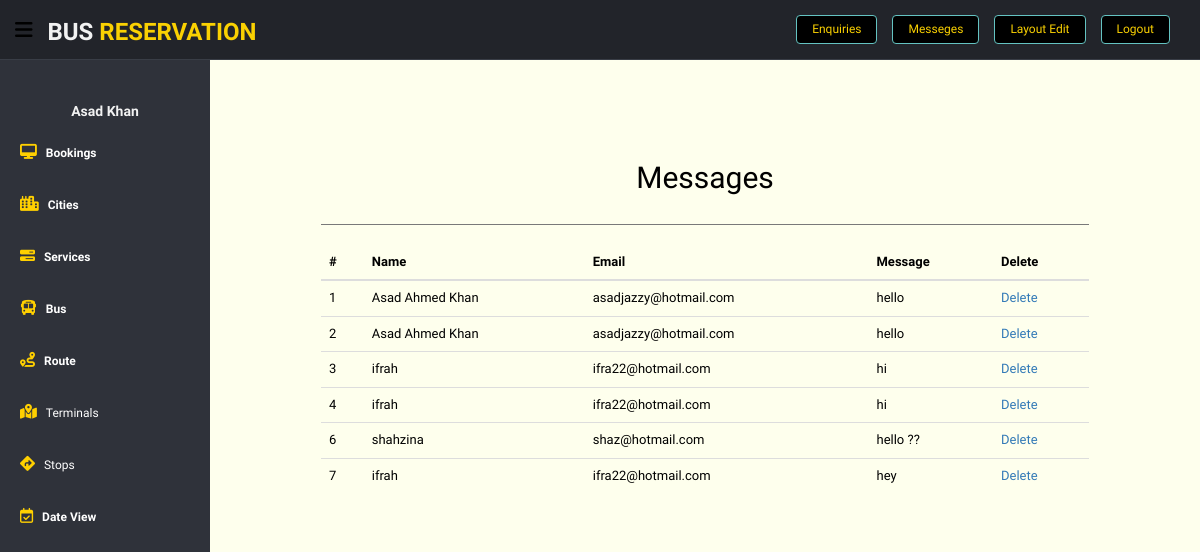
The app's page /Project/layout/dashboard/contactread.php (signed in) with its own data.
### tables this page shows
CREATE TABLE `contact` (
  `Id` int(11) NOT NULL,
  `Name` varchar(50) NOT NULL,
  `Email` varchar(50) NOT NULL,
  `Message` varchar(200) NOT NULL
);

### Project/layout/dashboard/contactread.php (the view, shortened to what this page needs)
<?php
include('dashboard.php');
include('connect.php');
?>
 <section id="main-content">
           <section class="wrapper">
            <center> <div class="content-panel"  style="width:80%;">
            <h2 style="text-align: center;"></i>  Messages </h2>
  <div class="row">
          <div class="col-md-12">
              <hr>
              <table class="table">
                <thead>
                  <tr>
                    <th>#</th>
                    <th>Name</th>
                    <th>Email</th>
                     <th>Message</th>
<th><b> Delete </b></th>
                  </tr>
                </thead>
                <tbody>
<?php
$qas="SELECT * FROM contact";
$sel=mysqli_query($con,$qas);
while($data=mysqli_fetch_assoc($sel)){
echo "<tr>
<td>".$data['Id']."</td>
<td>".$data['Name']."</td>
<td>".$data['Email']."</td>
<td>".$data['Message']."</td>
<td><a href='contactdelete.php?id=$data[Id]'>Delete</a></td>
</tr>";
}
?>
</table>

### Project/layout/dashboard/dashboard.php (shortened to what this page needs)
<!DOCTYPE html>
<html lang="en">
<head>
    <link href="./assetsdashboard/lib/bootstrap/css/bootstrap.min.css" rel="stylesheet">
    <link href="./assetsdashboard/lib/font-awesome/css/font-awesome.css" rel="stylesheet" />
    <link href="./assetsdashboard/css/style.css" rel="stylesheet">
    <link href="./assetsdashboard/css/style-responsive.css" rel="stylesheet">
  <link href="./assetsdashboard/style.css" rel="stylesheet">
</head>
<body style="background-color:#feffed;">
<section id="container">
          <header class="header black-bg">
            <div class="sidebar-toggle-box">
                <div class="fa fa-bars tooltips" data-placement="right" data-original-title="Toggle Navigation"></div>
            </div>
             <a href="index.html" class="logo"><b>BUS<span style="color:#fad102"> RESERVATION</span></b></a>
            <div class="top-menu" >
                <ul class="nav pull-right  top-menu" >
    <li ><a class="logout" href="enquiryread.php"  style="background-color:black; color:#fad102;">Enquiries</a></li>
      <li ><a class="logout " href="contactread.php"  style="background-color:black; color:#fad102;">Messeges</a></li>
<li ><a class="logout " href="aboutread.php"  style="background-color:black; color:#fad102;">Layout Edit</a></li>
 <li ><a class="logout " href="Signout.php" style="background-color:black; color:#fad102">Logout</a></li>
                </ul>
            </div>
        </header>
  <aside >
            <div id="sidebar" style= "color:#fad102" class="nav-collapse " >
               <ul class="sidebar-menu" id="nav-accordion">
          <p class="centered">
          <img src="<?php echo $_SESSION['admin1'];?>" class="img-circle" width="80"></a></p>
          <h5 class="centered"><?php echo $_SESSION['admin'];?></h5>
                    <li class="sub-menu" style="color:white">
                        <a href="javascript:;">
                            <i style="color:#ffd000;"style="color:#ffd000;"class="fa fa-desktop"></i>
                            <span style="color:white"><b>Bookings</b></span>
                        </a>
                    </li>
                    <li class="sub-menu">
                        <a href="javascript:;">
                            <i  style="color:#ffd000;" class="fas fa-city"></i>
                            <span style="color:white"><b>Cities</b></span>
                        </a>
                    </li>
                   <li class="sub-menu">
                        <a href="javascript:;">
                            <i  style="color:#ffd000;" class="fa fa-tasks"></i>
                            <span style="color:white"><b>Services</b></span>
                        </a>
                    </li>
                    <li class="sub-menu" style="color:white">
                        <a href="javascript:;">
                            <i style="color:#ffd000;" class="fa fa-bus"></i>
                            <span style="color:white"><b>Bus</b></span>
                        </a>
                    </li>
                    <li class="sub-menu">
                        <a href="javascript:;">
                            <i style="color:#ffd000;" class="fas fa-route"></i>
                            <span style="color:white"><b>Route</b></span>
                        </a>
                    </li>
   <li class="sub-menu">
                        <a href="javascript:;">
                            <i style="color:#ffd000;" class="fas fa-map-marked-alt"></i>
                            <span  style="color:white">Terminals</span>
                        </a>
                    </li>
                    <li class="sub-menu">
                        <a href="javascript:;">
                            <i style="color:#ffd000;" class="fas fa-directions"></i>
                            <span  style="color:white">Stops</span>
                        </a>
                    </li>
  <li class="sub-menu">
                        <a href="javascript:;">
                            <i style="color:#ffd000;" class="fa fa-calendar-check-o"></i>
                            <span style="color:white"><b>Date View</b></span>
                        </a>
                    </li>
                </ul>
            </div>
        </aside> <section id="main-content">
            <section class="wrapper">
            </section>
    </section>
</body>
</html>

### Project/layout/dashboard/assetsdashboard/css/style.css (style rules this page uses)
body { color: #797979; background: #eaeaea; font-family: 'Ruda', sans-serif; padding: 0px !important; margin: 0px !important; font-size:13px; }
ul li { list-style: none; }
a, a:hover, a:focus { text-decoration: none; outline: none; }
#container { width: 100%; height: 100%; }
hr { margin-top: 20px; margin-bottom: 20px; border: 0; border-top: 1px solid #797979; }
.centered { text-align: center; }
ul.top-menu > li > .logout { color: #f2f2f2; font-size: 12px; border-radius: 4px; -webkit-border-radius: 4px; border: 1px solid #64c3c2 !important; padding: 5px 15px; margin-right: 15px; background: #4ECDC4; margin-top: 15px; }
#sidebar { width: 210px; height: 100%; position: fixed; background: #2f323a; }
#sidebar h5 { color: #f2f2f2; font-weight: 700; }
#sidebar ul li { position: relative; }
ul.sidebar-menu , ul.sidebar-menu li ul.sub { margin: -2px 0 0; padding: 0; }
ul.sidebar-menu { margin-top: 75px; }
ul.sidebar-menu li { margin-bottom: 5px; margin-left:10px; margin-right:10px; }
ul.sidebar-menu li.sub-menu { line-height: 15px; }
ul.sidebar-menu li a span { display: inline-block; }
ul.sidebar-menu li a { color: #aeb2b7; text-decoration: none; display: block; padding: 15px 0 15px 10px; font-size: 12px; outline: none; -webkit-transition: all 0.3s ease; -moz-transition: all 0.3s ease; -o-transition: all 0.3s ease; -ms-transition: all 0.3s ease; transition: all 0.3s ease; }
ul.sidebar-menu li a i { font-size: 15px; padding-right: 6px; }
#main-content { margin-left: 210px; }
.header, .footer { min-height: 60px; padding: 0 15px; }
.header { position: fixed; left: 0; right: 0; z-index: 1002; }
.black-bg { background: #22242a; border-bottom: 1px solid #393d46; }
.wrapper { display: inline-block; margin-top: 60px; padding-left: 15px; padding-right: 15px; padding-bottom: 15px; padding-top: 0px; width: 100%; }
a.logo { font-size: 24px; color: #f2f2f2; float: left; margin-top: 15px; text-transform: uppercase; }
a.logo b { font-weight: 900; }
a.logo span { color: #4ECDC4; }
#top_menu .nav > li, ul.top-menu > li { float: left; }
ul.top-menu > li > a { color: #666666; font-size: 16px; border-radius: 4px; -webkit-border-radius: 4px; border:1px solid #666666 !important; padding: 2px 6px; margin-right: 15px; }
.sidebar-toggle-box { float: left; padding-right: 15px; margin-top: 20px; }
.sidebar-toggle-box .fa-bars { cursor: pointer; display: inline-block; font-size: 20px; }

### Project/layout/dashboard/assetsdashboard/style.css (style rules this page uses)
.logo { display: inline-block; }
html, body, #slideslow-bg, #slideslow-bg div { height: 100%; }

### Project/layout/dashboard/dashboard.php (style rules this page uses)
body { color: black; }
a, a:hover, a:focus { text-decoration: none; outline: none; }
#container { width: 100%; height: 100%; }
hr { margin-top: 20px; margin-bottom: 20px; border: 0; border-top: 1px solid #797979; }
ul.top-menu > li > .logout { font-size: 12px; border-radius: 4px; -webkit-border-radius: 4px; border: 1px solid #64c3c2 !important; padding: 5px 15px; margin-right: 15px; background: #fad102; margin-top: 15px; }
ul.sidebar-menu li a { color: #aeb2b7; text-decoration: none; display: block; padding: 15px 0 15px 10px; font-size: 12px; outline: none; -webkit-transition: all 0.3s ease; -moz-transition: all 0.3s ease; -o-transition: all 0.3s ease; -ms-transition: all 0.3s ease; transition: all 0.3s ease; }

### records on screen
contact: Id "1", Name "Asad Ahmed Khan", Email "asadjazzy@hotmail.com", Message "hello"
contact: Id "2", Name "Asad Ahmed Khan", Email "asadjazzy@hotmail.com", Message "hello"
contact: Id "3", Name "ifrah", Email "ifra22@hotmail.com", Message "hi"
contact: Id "4", Name "ifrah", Email "ifra22@hotmail.com", Message "hi"
contact: Id "6", Name "shahzina", Email "shaz@hotmail.com", Message "hello ??"
contact: Id "7", Name "ifrah", Email "ifra22@hotmail.com", Message "hey"

### other values on screen
$_SESSION['admin'] "Asad Khan"
